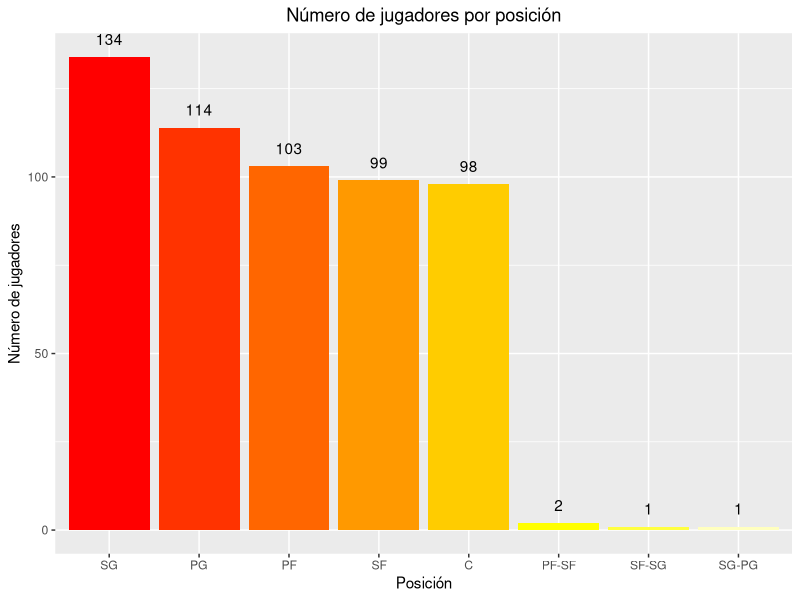

Write R code to recreate this figure. (Note: this script raises an error after producing the figure.)
#PROBABILIDAD Y ESTADÍSTICA 
#ESTADÍSTICA DESCRIPTIVA
#install.packages("ggplot2") #descargar librería
#install.packages("psych")
#install.packages("tidyverse")
library(tidyverse)
library(psych)
library(ggplot2) #cargar librería
datos=read.csv("NBA.csv") #Cargar los datos y guardarlos con el nombre "datos"
datos=na.omit(datos) #Sobreescribir el archivo datos por uno que elimina filas con NA's
str(datos) #Ver la estructura de cada variable
datos$Pos=as.factor(datos$Pos) #Sobrescribir las entradas como factores, es decir formaremos categorias 
datos$Tm=as.factor(datos$Tm) 

table(datos$Tm)
write.table(table(datos$Tm), file = "tablaequipos.txt", sep = ",", quote = FALSE,row.names=F)

#Grafico número de jugadores po posición 

ggplot(datos, aes(x=reorder(Pos, Pos, function(x)-length(x))))+
  geom_bar(fill=heat.colors(8))+
  geom_text(stat="count", aes(label=..count..), vjust=-1)+
  ggtitle("Número de jugadores por posición")+theme(plot.title=element_text(hjust=0.5))+
  labs(x="Posición", y="Número de jugadores")

describe(datos)
describeBy(datos~Pos)


write.table(lapply(datos, mean), file = "tablamedias.txt", sep = ",", quote = FALSE,row.names=F)


# 1 HISTOGRAMA TIROS DE CAMPO EFECTIVOS
ggplot(datos, aes(x=eFG.))+
  geom_histogram(bins=ceiling(sqrt(length(datos$eFG.))), fill="deeppink2", col="white")+
  ggtitle("Histograma para tiros de campo efectivos para jugadores NBA")+
  labs(x="Tiros de campo efectivos (eFG)", y="Frecuencia")+
  theme_bw()+theme(plot.title=element_text(hjust=0.5))

ggplot(datos, aes(x=eFG., y=..density..))+
  geom_histogram(bins=ceiling(sqrt(length(datos$eFG.))), fill="deeppink2", col="white")+
  geom_density(aes(x=eFG., y=..density..), colour="black", size=0.8)+
  ggtitle("Histograma para tiros de campo efectivos para jugadores NBA")+
  labs(x="Tiros de campo efectivos (eFG)", y="Densidad")+
  theme_bw()+theme(plot.title=element_text(hjust=0.5))

# 2 HISTOGRAMA PUNTOS ANOTADOS
ggplot(datos, aes(x=PTS))+
  geom_histogram(bins=ceiling(sqrt(length(datos$eFG.))), fill="deeppink2", col="white")+
  ggtitle("Histograma para total de puntos anotados por jugador")+
  labs(x="Total puntos anotados por jugador", y="Frecuencia")+
  theme_bw()+theme(plot.title=element_text(hjust=0.5))

ggplot(datos, aes(x=PTS , y=..density..))+
  geom_histogram(bins=ceiling(sqrt(length(datos$eFG.))), fill="deeppink2", col="white")+
  geom_density(aes(x=PTS , y=..density..), colour="black", size=0.8)+
  ggtitle("Histograma para total de puntos anotados por jugador")+
  labs(x="Total puntos anotados por jugador", y="Densidad")+
  theme_bw()+theme(plot.title=element_text(hjust=0.5))

# 3 HISTOGRAMA MINUTOS JUGADOS

ggplot(datos, aes(x=MP))+
  geom_histogram(bins=ceiling(sqrt(length(datos$eFG.))), fill="deeppink2", col="white")+
  ggtitle("Histograma para total minutos jugados para jugadores NBA")+
  labs(x="Total minutos jugados", y="Frecuencia")+
  theme_bw()+theme(plot.title=element_text(hjust=0.5))

ggplot(datos, aes(x=MP , y=..density..))+
  geom_histogram(bins=ceiling(sqrt(length(datos$eFG.))), fill="deeppink2", col="white")+
  geom_density(aes(x=MP , y=..density..), colour="black", size=0.8)+
  ggtitle("Histograma para total minutos jugados para jugadores NBA")+
  labs(x="Total minutos jugados", y="Densidad")+
  theme_bw()+theme(plot.title=element_text(hjust=0.5))

# 4 HISTOGRAMA EDAD

ggplot(datos, aes(x=Age))+
  geom_histogram(bins=ceiling(sqrt(length(datos$eFG.))), fill="deeppink2", col="white")+
  ggtitle("Histograma de la edad en años para jugadores NBA")+
  labs(x="Edad en años", y="Frecuencia")+
  theme_bw()+theme(plot.title=element_text(hjust=0.5))

ggplot(datos, aes(x=Age , y=..density..))+
  geom_histogram(bins=ceiling(sqrt(length(datos$eFG.))), fill="deeppink2", col="white")+
  geom_density(aes(x=Age , y=..density..), colour="black", size=0.8)+
  ggtitle("Histograma de la edad en años para jugadores NBA")+
  labs(x="Edad en años", y="Densidad")+
  theme_bw()+theme(plot.title=element_text(hjust=0.5))

# 5 HISTOGRAMA TOTAL REBOTES 
ggplot(datos, aes(x=TRB))+
  geom_histogram(bins=ceiling(sqrt(length(datos$eFG.))), fill="deeppink2", col="white")+
  ggtitle("Histograma total rebotes para jugadores NBA")+
  labs(x="Total rebotes", y="Frecuencia")+
  theme_bw()+theme(plot.title=element_text(hjust=0.5))

ggplot(datos, aes(x=TRB , y=..density..))+
  geom_histogram(bins=ceiling(sqrt(length(datos$eFG.))), fill="deeppink2", col="white")+
  geom_density(aes(x=TRB , y=..density..), colour="black", size=0.8)+
  ggtitle("Histograma total rebotes para jugadores NBA")+
  labs(x="Total rebotes", y="Densidad")+
  theme_bw()+theme(plot.title=element_text(hjust=0.5))

# 6 HISTOGRAMA TOTAL NMERO DE ASISTENCIAS
ggplot(datos, aes(x=AST))+
  geom_histogram(bins=ceiling(sqrt(length(datos$eFG.))), fill="deeppink2", col="white")+
  ggtitle("Histograma número total asistencias para jugadores NBA")+
  labs(x="Total asistencias", y="Frecuencia")+
  theme_bw()+theme(plot.title=element_text(hjust=0.5))

ggplot(datos, aes(x=AST , y=..density..))+
  geom_histogram(bins=ceiling(sqrt(length(datos$eFG.))), fill="deeppink2", col="white")+
  geom_density(aes(x=AST , y=..density..), colour="black", size=0.8)+
  ggtitle("Histograma número total asistencias para jugadores NBA")+
  labs(x="Total asistencias", y="Densidad")+
  theme_bw()+theme(plot.title=element_text(hjust=0.5))

# 7 HISTOGRAMA TOTAL NÚMERO DE BOLAS ROBADAS
ggplot(datos, aes(x=STL))+
  geom_histogram(bins=ceiling(sqrt(length(datos$eFG.))), fill="deeppink2", col="white")+
  ggtitle("Histograma número total balones robados por jugador")+
  labs(x="Total balones robados por jugador", y="Frecuencia")+
  theme_bw()+theme(plot.title=element_text(hjust=0.5))

ggplot(datos, aes(x=STL , y=..density..))+
  geom_histogram(bins=ceiling(sqrt(length(datos$eFG.))), fill="deeppink2", col="white")+
  geom_density(aes(x=STL , y=..density..), colour="black", size=0.8)+
  ggtitle("Histograma número total balones robados por jugador")+
  labs(x="Total balones robados por jugador", y="Densidad")+
  theme_bw()+theme(plot.title=element_text(hjust=0.5))

#BOX VAIRBLES POR POSICIÓN 

#Q Q PLOT  eFG

qqnorm(datos$eFG.)
qqline(datos$eFG., col="steelblue", lwd=2)
shapiro.test(datos$eFG.)

cv=function(x){
  sd(x)/mean(x)*100}

cv(datos$STL)

ggplot(datos, aes(x=eFG., y=Pos))+
  geom_boxplot(fill=rainbow(8))+
  ggtitle("Diagrama de caja para tiros de campo efectivo según posición")+
  labs(y="Tiros de campo efectivos")+
  coord_flip()+theme(plot.title = element_text(hjust=0.5))

ggplot(datos, aes(x=STL, y=Pos))+
  geom_boxplot(fill=rainbow(8))+
  ggtitle("Diagrama de caja para robos de balon según posición")+
  labs(y="Robos de balon")+
  coord_flip()+theme(plot.title = element_text(hjust=0.5))

ggplot(datos, aes(x=TRB, y=Pos))+
  geom_boxplot(fill=rainbow(8))+
  ggtitle("Diagrama de caja para rebotes según posición")+
  labs(y="Rebotes")+
  coord_flip()+theme(plot.title = element_text(hjust=0.5))

ggplot(datos, aes(x=PTS, y=Pos))+
  geom_boxplot(fill=rainbow(8))+
  ggtitle("Diagrama de caja para puntos anotados según posición")+
  labs(y="Tiros de campo efectivos")+
  coord_flip()+theme(plot.title = element_text(hjust=0.5))

datoscuant<-datos%>%
select(PTS, TRB, AST, STL, eFG., MP, Age) #Selecciona las variables y crea otro data frame

Tabla_descriptiva=describe(datoscuant, IQR=T) #Tabla descriptiva para las variables cuantitativas

Tabla_descriptiva<-Tabla_descriptiva%>% #Crear columna con CV (coeficiente de variación) en tabla descrptiva
  mutate(CV=sd/mean*100) 

Tabla_descriptiva


corPlot(datoscuant, main="Diagrama de correlación")# Diagrama de correlación

ggplot(datoscuant, aes(x=PTS, y=AST))+
  geom_point(fill="blue")+
  ggtitle("Diagrama de correlación puntos y asistencias")+
  labs(x="Puntos anotados", y="Asistencias")
